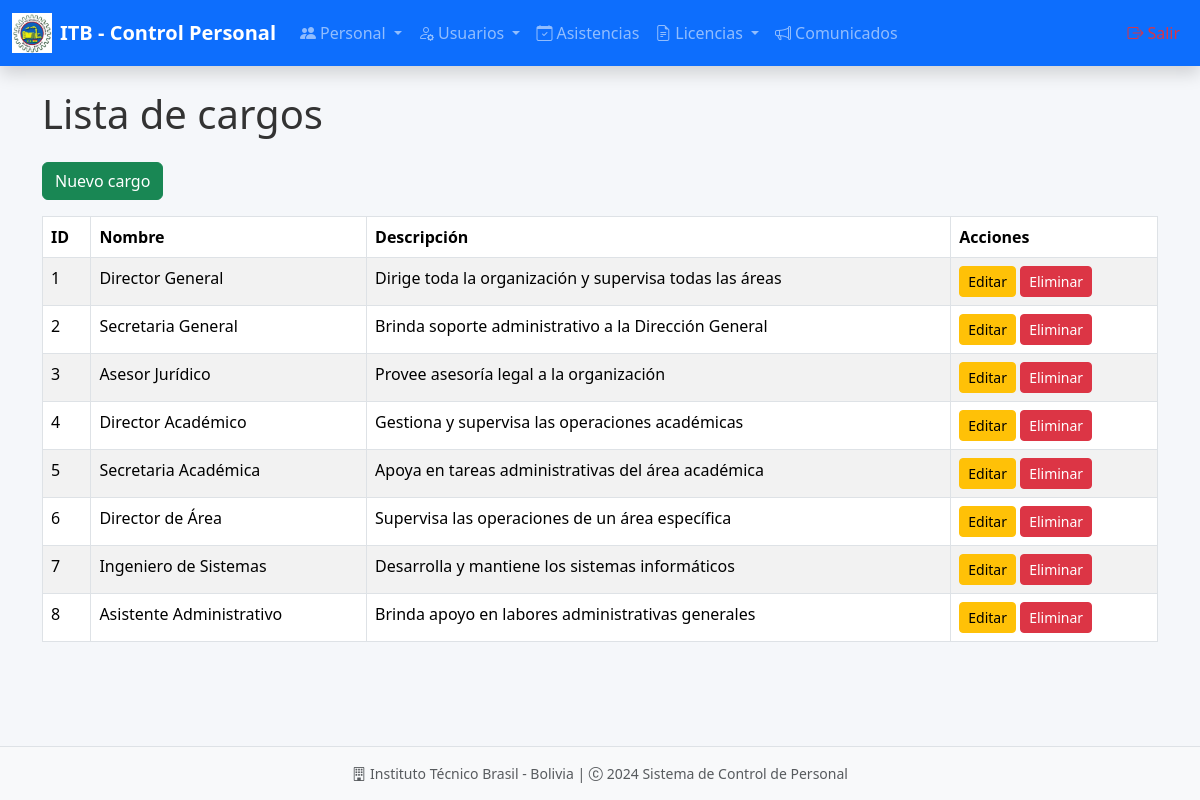
Page /cargos/ on the committed database.
### models/cargo_model.py (models this page shows, shortened)
class Cargo(db.Model):
    __tablename__ = "cargos"
    id = db.Column(db.Integer, primary_key=True)
    cargo = db.Column(db.String(80), nullable=False)
    descripcion = db.Column(db.Text)
    empleados = db.relationship('Empleado', back_populates='cargo')
    @staticmethod
    def get_all():
        return Cargo.query.all()

### controllers/cargo_controller.py (the view)
@cargo_bp.route('/')
def index():
    cargos = Cargo.get_all()
    return cargo_view.list(cargos)

### run.py (called while the page is built)
@app.context_processor
def inject_active_path():
    def is_active(path):
        return 'active' if request.path == path else ''
    return(dict(is_active = is_active))

### views/cargo_view.py (called while the page is built)
def list(cargos):
    return render_template("admin/cargos/index.html", cargos=cargos)

### templates/admin/cargos/index.html (shortened to what this page needs)
{% extends 'admin/base.html' %}
{% block content %}
<h1 class="mb-4">Lista de cargos</h1>
<a href="{{ url_for('cargo.create') }}" class="btn btn-success mb-3">Nuevo cargo</a>
<table class="table table-striped table-bordered table-hover">
    <thead class="thead-dark">
        <tr>
            <th>ID</th>
            <th>Nombre</th>
            <th>Descripción</th>
            <th>Acciones</th>
        </tr>
    </thead>
    <tbody>
        {% for item in cargos %}
        <tr>
            <td>{{ item.id }}</td>
            <td>{{ item.cargo }}</td>
            <td>{{ item.descripcion }}</td>
            <td>
                <a href="{{ url_for('cargo.edit', id=item.id) }}" class="btn btn-warning btn-sm">Editar</a>
                <a href="{{ url_for('cargo.delete', id=item.id) }}" class="btn btn-danger btn-sm ml-2">Eliminar</a>
            </td>
        </tr>
        {% endfor %}
    </tbody>
</table>
{% endblock %}

### static/style/style_admin.css (style rules this page uses)
:root { --primary-color: #0d6efd; --secondary-color: #6c757d; --success-color: #198754; --info-color: #0dcaf0; --warning-color: #ffc107; --danger-color: #dc3545; --light-color: #f8f9fa; --dark-color: #212529; }
body { font-family: 'Segoe UI', Tahoma, Geneva, Verdana, sans-serif; background-color: #f5f7fa; color: #333; }

### rows in the picture
Cargo: id "1", cargo "Director General", descripcion "Dirige toda la organización y supervisa todas las áreas"
Cargo: id "2", cargo "Secretaria General", descripcion "Brinda soporte administrativo a la Dirección General"
Cargo: id "3", cargo "Asesor Jurídico", descripcion "Provee asesoría legal a la organización"
Cargo: id "4", cargo "Director Académico", descripcion "Gestiona y supervisa las operaciones académicas"
Cargo: id "5", cargo "Secretaria Académica", descripcion "Apoya en tareas administrativas del área académica"
Cargo: id "6", cargo "Director de Área", descripcion "Supervisa las operaciones de un área específica"
Cargo: id "7", cargo "Ingeniero de Sistemas", descripcion "Desarrolla y mantiene los sistemas informáticos"
Cargo: id "8", cargo "Asistente Administrativo", descripcion "Brinda apoyo en labores administrativas generales"

### other values in the picture
{{ label }} "Personal Usuarios Licencias"
